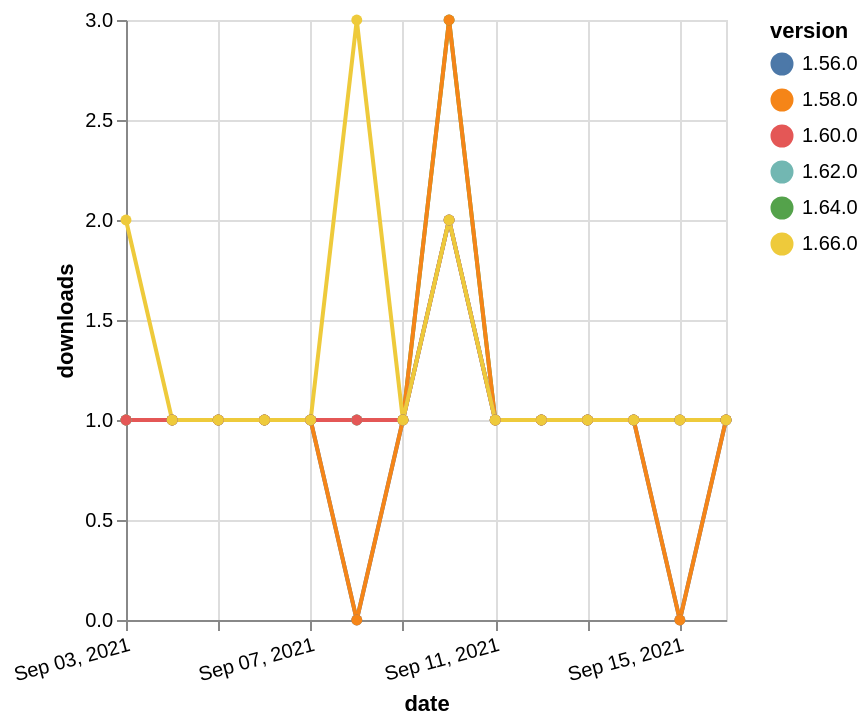

Write the Vega-Lite specification saved for this chart.
### Vega-Lite specification from a JSON file in a GitHub repository (floating-point values rounded to 4 significant figures)
{"$schema": "https://vega.github.io/schema/vega-lite/v5.json", "description": "A simple bar chart with embedded data.", "data": {"values": [{"date": "2021-09-03", "total": 234, "delta": 1, "version": "1.56.0"}, {"date": "2021-09-04", "total": 235, "delta": 1, "version": "1.56.0"}, {"date": "2021-09-05", "total": 236, "delta": 1, "version": "1.56.0"}, {"date": "2021-09-06", "total": 237, "delta": 1, "version": "1.56.0"}, {"date": "2021-09-07", "total": 238, "delta": 1, "version": "1.56.0"}, {"date": "2021-09-08", "total": 238, "delta": 0, "version": "1.56.0"}, {"date": "2021-09-09", "total": 239, "delta": 1, "version": "1.56.0"}, {"date": "2021-09-10", "total": 241, "delta": 2, "version": "1.56.0"}, {"date": "2021-09-11", "total": 242, "delta": 1, "version": "1.56.0"}, {"date": "2021-09-12", "total": 243, "delta": 1, "version": "1.56.0"}, {"date": "2021-09-13", "total": 244, "delta": 1, "version": "1.56.0"}, {"date": "2021-09-14", "total": 245, "delta": 1, "version": "1.56.0"}, {"date": "2021-09-15", "total": 245, "delta": 0, "version": "1.56.0"}, {"date": "2021-09-16", "total": 246, "delta": 1, "version": "1.56.0"}, {"date": "2021-09-03", "total": 170, "delta": 1, "version": "1.64.0"}, {"date": "2021-09-04", "total": 171, "delta": 1, "version": "1.64.0"}, {"date": "2021-09-05", "total": 172, "delta": 1, "version": "1.64.0"}, {"date": "2021-09-06", "total": 173, "delta": 1, "version": "1.64.0"}, {"date": "2021-09-07", "total": 174, "delta": 1, "version": "1.64.0"}, {"date": "2021-09-08", "total": 175, "delta": 1, "version": "1.64.0"}, {"date": "2021-09-09", "total": 176, "delta": 1, "version": "1.64.0"}, {"date": "2021-09-10", "total": 179, "delta": 3, "version": "1.64.0"}, {"date": "2021-09-11", "total": 180, "delta": 1, "version": "1.64.0"}, {"date": "2021-09-12", "total": 181, "delta": 1, "version": "1.64.0"}, {"date": "2021-09-13", "total": 182, "delta": 1, "version": "1.64.0"}, {"date": "2021-09-14", "total": 183, "delta": 1, "version": "1.64.0"}, {"date": "2021-09-15", "total": 184, "delta": 1, "version": "1.64.0"}, {"date": "2021-09-16", "total": 185, "delta": 1, "version": "1.64.0"}, {"date": "2021-09-03", "total": 313, "delta": 1, "version": "1.58.0"}, {"date": "2021-09-04", "total": 314, "delta": 1, "version": "1.58.0"}, {"date": "2021-09-05", "total": 315, "delta": 1, "version": "1.58.0"}, {"date": "2021-09-06", "total": 316, "delta": 1, "version": "1.58.0"}, {"date": "2021-09-07", "total": 317, "delta": 1, "version": "1.58.0"}, {"date": "2021-09-08", "total": 317, "delta": 0, "version": "1.58.0"}, {"date": "2021-09-09", "total": 318, "delta": 1, "version": "1.58.0"}, {"date": "2021-09-10", "total": 321, "delta": 3, "version": "1.58.0"}, {"date": "2021-09-11", "total": 322, "delta": 1, "version": "1.58.0"}, {"date": "2021-09-12", "total": 323, "delta": 1, "version": "1.58.0"}, {"date": "2021-09-13", "total": 324, "delta": 1, "version": "1.58.0"}, {"date": "2021-09-14", "total": 325, "delta": 1, "version": "1.58.0"}, {"date": "2021-09-15", "total": 325, "delta": 0, "version": "1.58.0"}, {"date": "2021-09-16", "total": 326, "delta": 1, "version": "1.58.0"}, {"date": "2021-09-03", "total": 155, "delta": 1, "version": "1.62.0"}, {"date": "2021-09-04", "total": 156, "delta": 1, "version": "1.62.0"}, {"date": "2021-09-05", "total": 157, "delta": 1, "version": "1.62.0"}, {"date": "2021-09-06", "total": 158, "delta": 1, "version": "1.62.0"}, {"date": "2021-09-07", "total": 159, "delta": 1, "version": "1.62.0"}, {"date": "2021-09-08", "total": 160, "delta": 1, "version": "1.62.0"}, {"date": "2021-09-09", "total": 161, "delta": 1, "version": "1.62.0"}, {"date": "2021-09-10", "total": 163, "delta": 2, "version": "1.62.0"}, {"date": "2021-09-11", "total": 164, "delta": 1, "version": "1.62.0"}, {"date": "2021-09-12", "total": 165, "delta": 1, "version": "1.62.0"}, {"date": "2021-09-13", "total": 166, "delta": 1, "version": "1.62.0"}, {"date": "2021-09-14", "total": 167, "delta": 1, "version": "1.62.0"}, {"date": "2021-09-15", "total": 168, "delta": 1, "version": "1.62.0"}, {"date": "2021-09-16", "total": 169, "delta": 1, "version": "1.62.0"}, {"date": "2021-09-03", "total": 176, "delta": 1, "version": "1.60.0"}, {"date": "2021-09-04", "total": 177, "delta": 1, "version": "1.60.0"}, {"date": "2021-09-05", "total": 178, "delta": 1, "version": "1.60.0"}, {"date": "2021-09-06", "total": 179, "delta": 1, "version": "1.60.0"}, {"date": "2021-09-07", "total": 180, "delta": 1, "version": "1.60.0"}, {"date": "2021-09-08", "total": 181, "delta": 1, "version": "1.60.0"}, {"date": "2021-09-09", "total": 182, "delta": 1, "version": "1.60.0"}, {"date": "2021-09-10", "total": 184, "delta": 2, "version": "1.60.0"}, {"date": "2021-09-11", "total": 185, "delta": 1, "version": "1.60.0"}, {"date": "2021-09-12", "total": 186, "delta": 1, "version": "1.60.0"}, {"date": "2021-09-13", "total": 187, "delta": 1, "version": "1.60.0"}, {"date": "2021-09-14", "total": 188, "delta": 1, "version": "1.60.0"}, {"date": "2021-09-15", "total": 189, "delta": 1, "version": "1.60.0"}, {"date": "2021-09-16", "total": 190, "delta": 1, "version": "1.60.0"}, {"date": "2021-09-03", "total": 114, "delta": 2, "version": "1.66.0"}, {"date": "2021-09-04", "total": 115, "delta": 1, "version": "1.66.0"}, {"date": "2021-09-05", "total": 116, "delta": 1, "version": "1.66.0"}, {"date": "2021-09-06", "total": 117, "delta": 1, "version": "1.66.0"}, {"date": "2021-09-07", "total": 118, "delta": 1, "version": "1.66.0"}, {"date": "2021-09-08", "total": 121, "delta": 3, "version": "1.66.0"}, {"date": "2021-09-09", "total": 122, "delta": 1, "version": "1.66.0"}, {"date": "2021-09-10", "total": 124, "delta": 2, "version": "1.66.0"}, {"date": "2021-09-11", "total": 125, "delta": 1, "version": "1.66.0"}, {"date": "2021-09-12", "total": 126, "delta": 1, "version": "1.66.0"}, {"date": "2021-09-13", "total": 127, "delta": 1, "version": "1.66.0"}, {"date": "2021-09-14", "total": 128, "delta": 1, "version": "1.66.0"}, {"date": "2021-09-15", "total": 129, "delta": 1, "version": "1.66.0"}, {"date": "2021-09-16", "total": 130, "delta": 1, "version": "1.66.0"}]}, "width": "container", "mark": {"type": "line", "point": {"filled": true}}, "encoding": {"x": {"field": "date", "type": "temporal", "timeUnit": "yearmonthdate", "title": "date", "axis": {"labelAngle": -15}}, "y": {"field": "delta", "type": "quantitative", "title": "downloads"}, "color": {"field": "version", "type": "nominal"}, "tooltip": {"field": "delta"}}}
